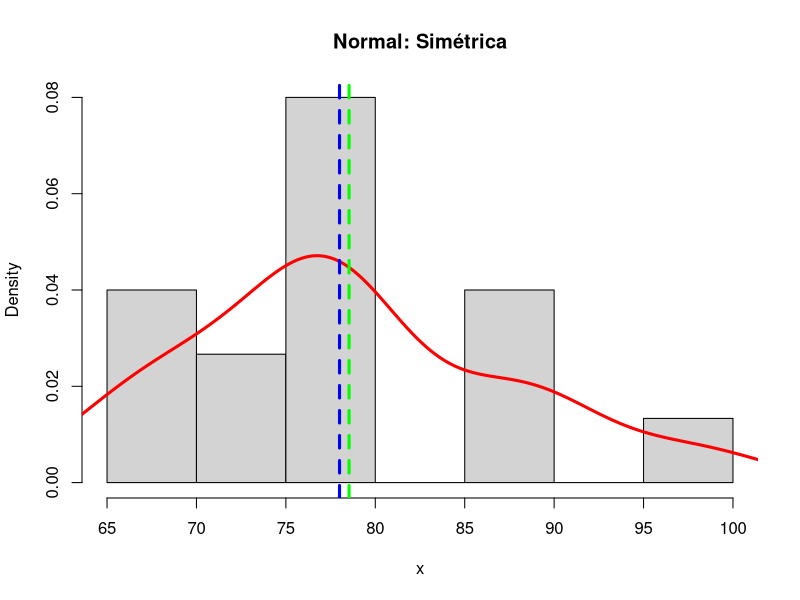
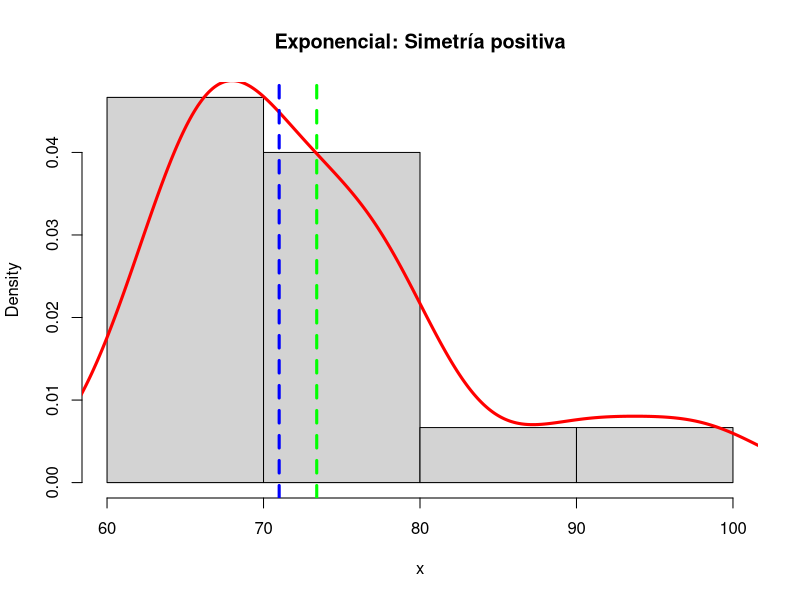
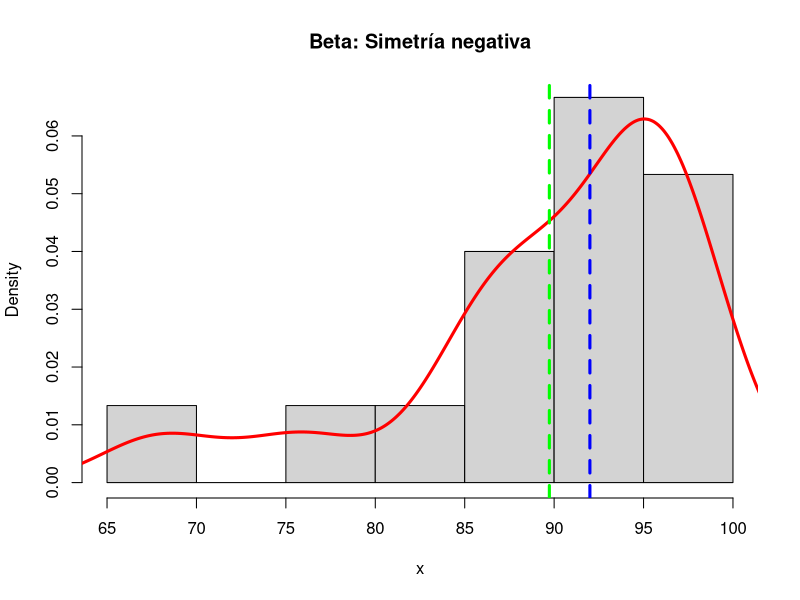
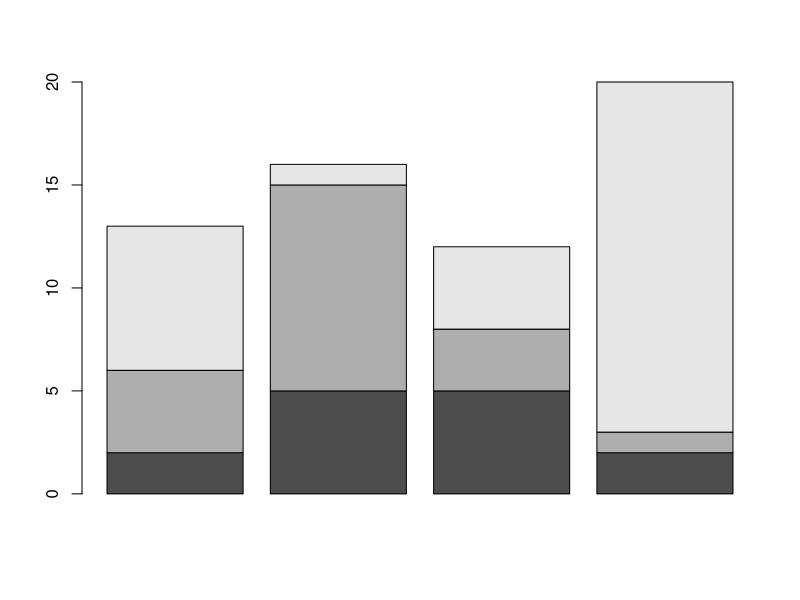
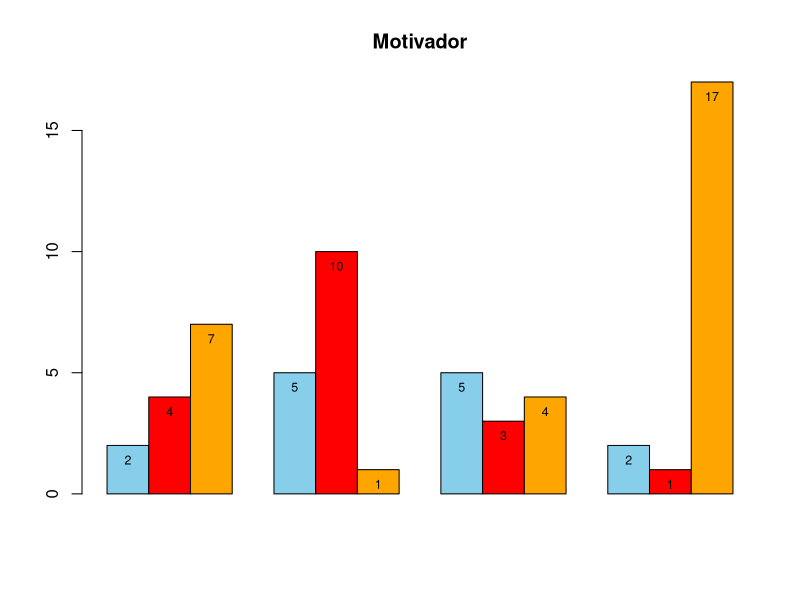
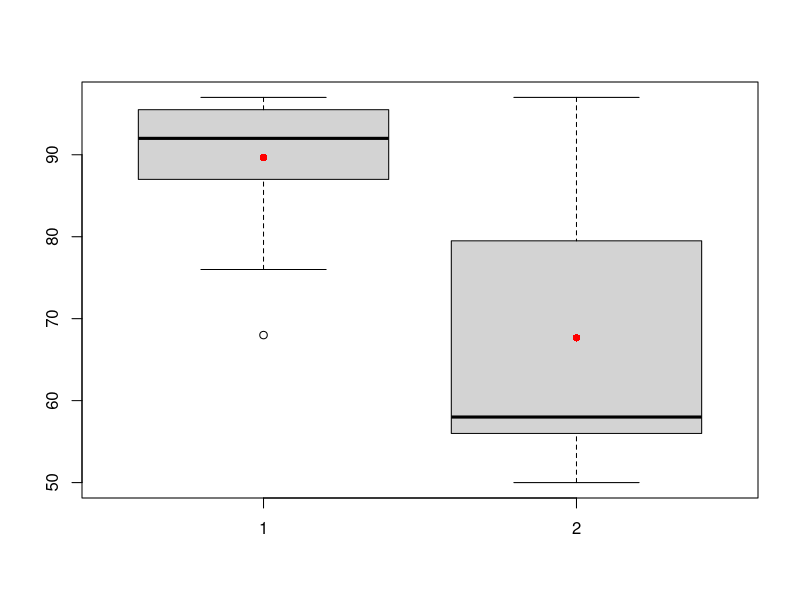
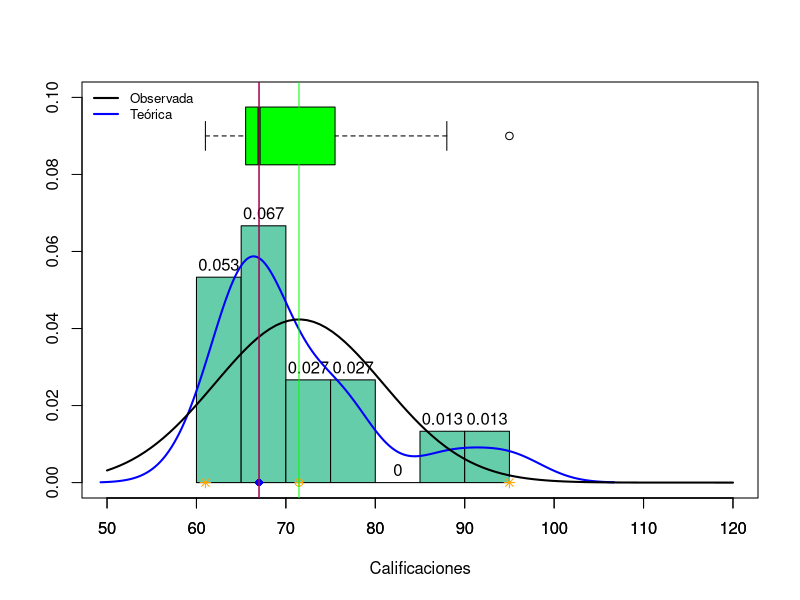
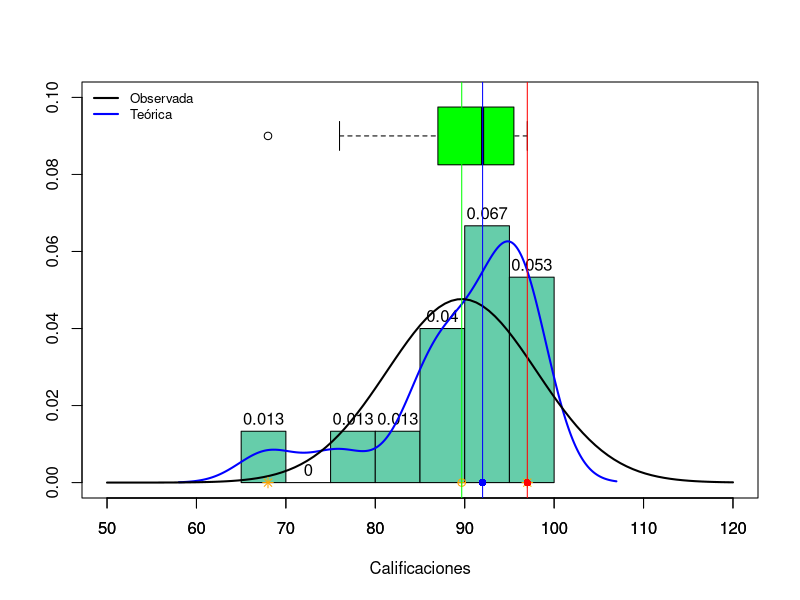

The R script that drew these images, in order:
## ---- chunk 1
set.seed(5)
# normal
# x = rnorm(1000, 0, 1)  
x = c(65, 67, 70, 77, 78, 78, 80, 76, 71, 75, 87, 78, 88, 90, 98)
print(sum((x-mean(x))^3)/((length(x)-1)*sd(x)^3))
print(mean(x))
hist(x, main="Normal: Simétrica", freq=FALSE)
lines(density(x), col='red', lwd=3)
abline(v = c(mean(x), median(x)), col=c("green", "blue"), lty=c(2, 2), lwd=c(3, 3))
## ---- chunk 2
set.seed(5)
# exponential
# x = rexp(1000,1)
x = c(65, 67, 72, 77, 66, 78, 62, 66, 71, 75, 68, 78, 68, 90, 98)
hist(x, main="Exponencial: Simetría positiva", freq=FALSE)
lines(density(x), col='red', lwd=3)
abline(v = c(mean(x),median(x)),  col=c("green", "blue"), lty=c(2,2), lwd=c(3, 3))
print(sum((x-mean(x))^3)/((length(x)-1)*sd(x)^3))
## ---- chunk 3
set.seed(5)
# beta
# x= rbeta(10000, 5, 2)
x = c(88, 95, 92, 97, 96, 97, 95, 86, 91, 95, 97, 88, 85, 76, 68)
hist(x, breaks = "Sturges", main="Beta: Simetría negativa", freq=FALSE)
lines(density(x), col='red', lwd=3)
abline(v = c(mean(x), median(x)), col=c("green", "blue"), lty=c(2, 2), lwd=c(3, 3))
print(sum((x-mean(x))^3)/((length(x)-1)*sd(x)^3))
## ---- chunk 4
A <- matrix(c(2, 4, 7, 5, 10, 1, 5, 3, 4, 2, 1, 17), ncol = 4)
barplot(A)
data2 = c(88, 95, 92, 97, 96, 97, 94, 86, 91, 95, 97, 88, 85, 76, 68)
data3 = c(60, 95, 50, 97, 56, 57, 54, 56, 71, 55, 57, 88, 65, 96, 58)

q1<-barplot(A, main="Motivador", horiz=F,  beside=TRUE, col=c("skyblue","red","orange"), legend = rownames(A),legend.text = rownames(A))
text(q1, A-1.2, labels = A, pos = 3, cex = .75)
boxplot(data2,data3)
medias <- c(mean(data2),mean(data3))
points(medias,pch=16,col="red")
## ---- chunk 5
intervalos <- seq(from = 0, to = 120, by = 10) 
data = c(88, 65, 67, 67, 76, 77, 64, 71, 61, 95, 67, 75, 65, 66, 68)
hist(data, breaks = "Sturges", freq =

       F, ylim = c(0, 0.1), xlim = c(50, 120),main='', xlab='Calificaciones', ylab = NULL, col = "aquamarine3",border = "black", labels = TRUE)

boxplot(data, horizontal=TRUE, boxwex=0.03, at=0.09, add=TRUE, axes=TRUE, col=c("GREEN", "red", "red"))
medias <- c(mean(data)) 
points(medias, pch=16, col="blue")
lines(density(data), ylim = c(0, 1), xlim = c(3, 120), lwd = 2, col="blue")
curve(dnorm(x, mean(data), sd(data)), lwd = 2, col = "black", add = T)
legend("topleft", c("Observada", "Teórica"), lty = 1, lwd = 2, col = c("black", "blue"), bty = "n", cex = 0.8)
getmode <- function(v) {
 uniqv <- unique(v)
 uniqv[which.max(tabulate(match(v, uniqv)))]
}
mode <- getmode(data)
#print(length(data))
#print(3.322+log(length(data)))
cat("Media:", mean(data))
cat("Mediana:", median(data))
cat("Moda:", mode)
cat("Quartiles:", quantile(data))
v=0.0
points(min(data), v, pch=8, col="orange")
points(max(data), v, pch=8, col="orange")
points(mode, v, pch=16, col="red")#moda
points(mean(data), v, pch=10, col='orange')#media
points(median(data), v, pch=16, col="blue")#mediana
abline(v=mean(data), col="green")
abline(v=median(data), col="blue")
abline(v=mode, col="red")

## ---- chunk 6
intervalos <- seq(from = 0, to = 120, by = 10) 
data = c(88, 95, 92, 97, 96, 97, 94, 86, 91, 95, 97, 88, 85, 76, 68)
hist(data,  breaks = "Sturges",freq = F, ylim = c(0, 0.1), xlim = c(50, 120),main='', xlab='Calificaciones', ylab = NULL, col = "aquamarine3",border = "black", labels = TRUE)
boxplot(data, horizontal=TRUE,boxwex=0.03, at=0.09,  add=TRUE, axes=TRUE,col=c("GREEN","red","red"))
medias <- c(mean(data)) 
points(medias,pch=16,col="blue")
lines(density(data), ylim = c(0, 1),xlim = c(3, 120), lwd = 2,col="blue")
curve(dnorm(x, mean(data), sd(data)), lwd = 2, col = "black", add = T)
legend("topleft", c("Observada", "Teórica"),lty = 1, lwd = 2, col = c("black", "blue"), bty = "n", cex = 0.8)
getmode <- function(v) {
 uniqv <- unique(v)
 uniqv[which.max(tabulate(match(v, uniqv)))]
}
mode <- getmode(data)
#print(length(data))
#print(3.322+log(length(data)))
cat("Media:",mean(data))
cat("Mediana:",median(data))
cat("Moda:",mode)
cat("Quartiles:",quantile(data))
v=0.0
points(min(data),v,pch=8,col="orange")
points(max(data),v,pch=8,col="orange")
points(mode,v,pch=16,col="red")#moda
points(mean(data),v,pch=10, col='orange')#media
points(median(data),v,pch=16,col="blue")#mediana
abline(v=mean(data), col="green")
abline(v=median(data), col="blue")
abline(v=mode, col="red")
## ---- chunk 7
intervalos <- seq(from = 0, to = 120, by = 10) 
data = c(65, 67, 70, 77, 78, 78, 80, 76, 71, 75, 87, 78, 88, 90, 98)
hist(data, breaks = "Sturges", freq = F, ylim = c(0, 0.1), xlim = c(50, 120), main='', xlab='Calificaciones', ylab = NULL, col = "aquamarine3", border = "black", labels = TRUE)
boxplot(data, horizontal=TRUE, boxwex=0.03, at=0.09, add=TRUE, axes=TRUE, col=c("GREEN", "red", "red"))
medias <- c(mean(data)) 
points(medias, pch=16, col="blue")
lines(density(data), ylim = c(0, 1), xlim = c(3, 120), lwd = 2, col="blue")
curve(dnorm(x, mean(data), sd(data)), lwd = 2, col = "black", add = T)
legend("topleft", c("Observada", "Teórica"), lty = 1, lwd = 2, col = c("black", "blue"), bty = "n", cex = 0.8)
getmode <- function(v) {
 uniqv <- unique(v)
 uniqv[which.max(tabulate(match(v, uniqv)))]
}
mode <- getmode(data)
#print(length(data))
#print(3.322+log(length(data)))
cat("Media:", mean(data))
cat("Mediana:", median(data))
cat("Moda:", mode)
cat("Quartiles:", quantile(data))
v=0.0
points(min(data), v, pch=8, col="orange")
points(max(data), v, pch=8, col="orange")
points(mode, v, pch=16, col="red")#moda
points(mean(data), v, pch=10, col='orange')#media
points(median(data), v, pch=16, col="blue")#mediana
abline(v=mean(data), col="green")
abline(v=median(data), col="blue")
abline(v=mode, col="red")
